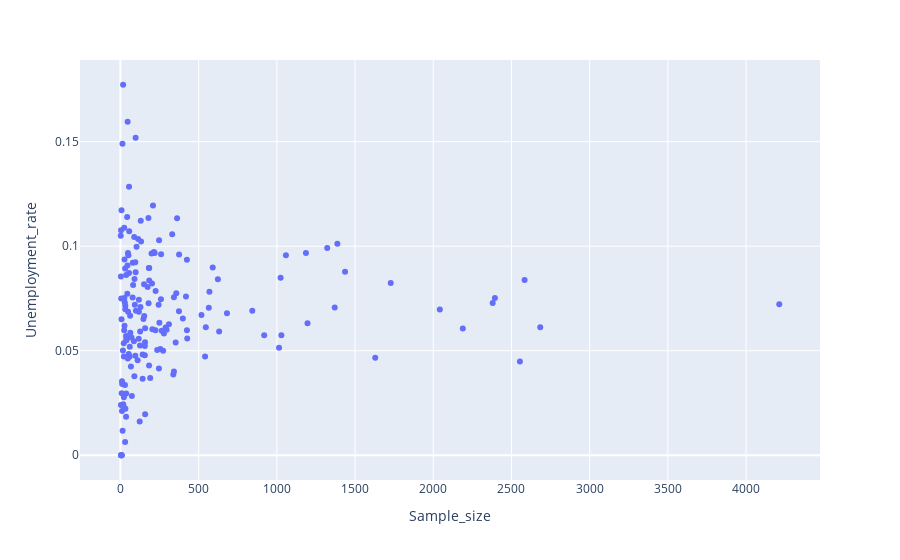

The code cell stored with this chart in its notebook:
### Code cell
px.scatter(recent_grads,x='Sample_size', y='Unemployment_rate')

### Figure 1 — Plotly figure (JSON) as saved in the notebook; plotly's stock layout.template omitted (floating-point values rounded to 4 significant figures; data arrays with more than 128 entries replaced by an {"elided": "..."} marker saying what was removed)
{"data": [{"hoverlabel": {"namelength": 0}, "hovertemplate": "Sample_size=%{x}<br>Unemployment_rate=%{y}", "legendgroup": "", "marker": {"color": "#636efa", "symbol": "circle"}, "mode": "markers", "name": "", "showlegend": false, "type": "scatter", "x": {"elided": "172 int values"}, "xaxis": "x", "y": {"elided": "172 float values"}, "yaxis": "y"}], "layout": {"legend": {"tracegroupgap": 0}, "margin": {"t": 60}, "xaxis": {"anchor": "y", "domain": [0, 1], "title": {"text": "Sample_size"}}, "yaxis": {"anchor": "x", "domain": [0, 1], "title": {"text": "Unemployment_rate"}}}}
